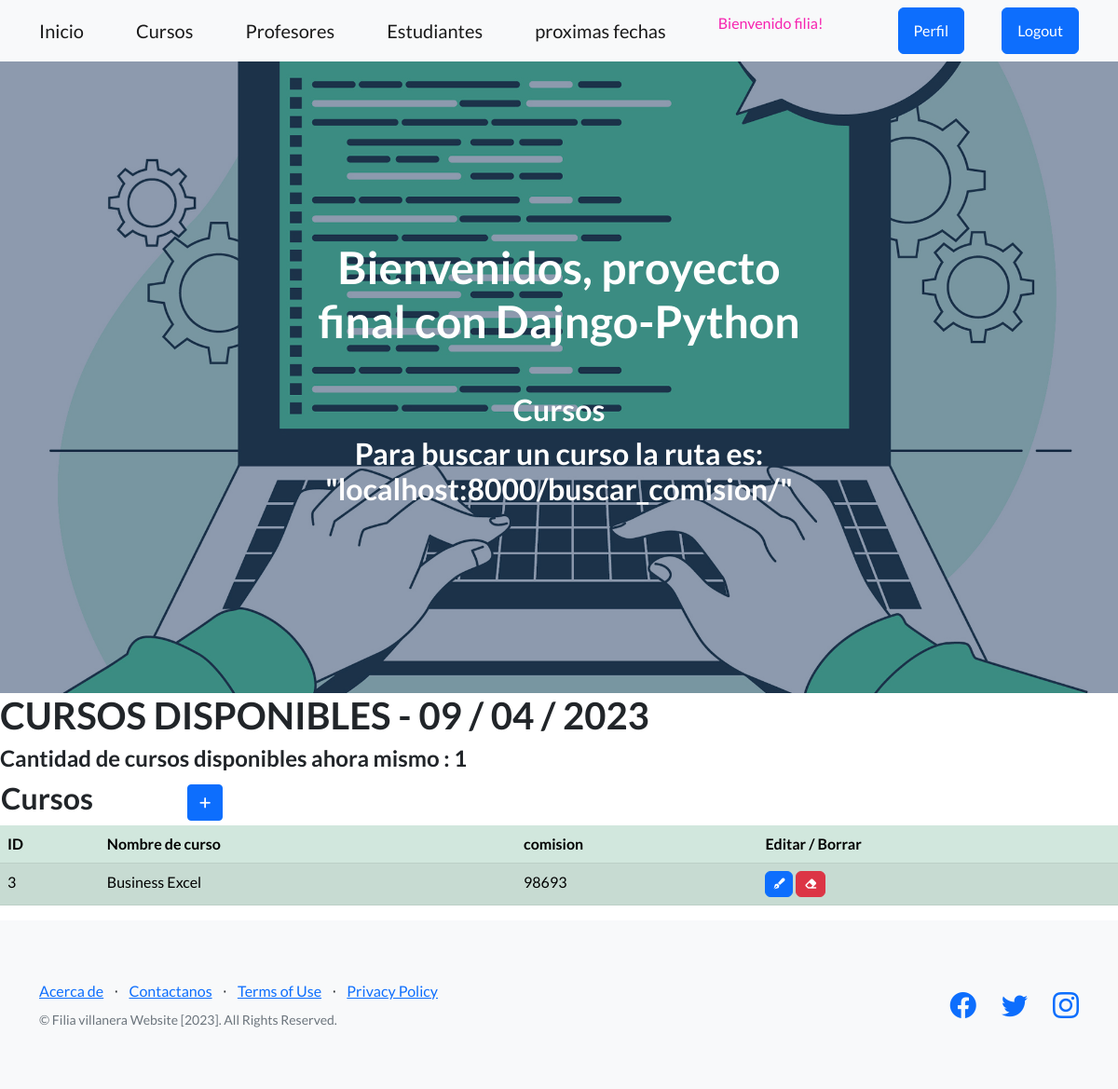
Page /cursos/ (signed in) on the committed database.
### app1/models.py (models this page shows, shortened)
class Curso (LoginRequiredMixin, models.Model):
    nombre = models.CharField(max_length=50)
    comision  = models.IntegerField()

### app1/views.py (the view)
# urls.py: path('cursos/', cursos, name="cursos" ),
@login_required
def cursos (request):
    contexto = {"cursos": Curso.objects.all(), 'titulo': 'Cursos disponibles', 'comisiones':['comision 1', 'comision 2', 'comision 3']}
    return render(request, "aplicacion/cursos.html", contexto)

### app1/app1/templates/aplicacion/cursos.html
{% extends 'aplicacion/base.html' %}
{% load static %}
{% block encabezado %}
    Cursos
    <h2>   Para buscar un curso la ruta es: "localhost:8000/buscar_comision/"</h2>
{% endblock encabezado %}
{% block contenido %}
<h1> {{ titulo|upper }} - {% now 'm / d / Y' %} </h1>
<h4>Cantidad de cursos disponibles ahora mismo : {{cursos|length}}</h4>
<table>
    <tr>
        <td width="200"><h2>Cursos</h2></td>
        <td>
            <a
            href="{%   url 'build_curso'   %}"
            class="btn btn-primary btn-sm"
            ><i class="fa-solid fa-plus"></i>
            </a>
        </td>
    </tr>
</table>
<table class="table table-success table-striped">
    <thead>
        <tr>
            <th>ID</th>
            <th>Nombre de curso</th>
            <th>comision</th>
            <th>Editar / Borrar</th>
        </tr>
    </thead>
    <tbody>
{% for c in cursos  %}
        <tr>
            <td>{{ c.id  }}</td>
            <td>{{ c.nombre }}</td>
            <td>{{ c.comision }}</td>
            <td>
                <a
                  href="{% url 'upd_curso' c.id  %}"
                  class="btn btn-primary"
                  style="--bs-btn-padding-y: .25rem; --bs-btn-padding-x: .5rem; --bs-btn-font-size: .75rem;"
                  ><i class="fa-solid fa-pen-fancy"></i>
                </a>
                <a
                  href="{% url 'del_curso'  c.id   %}"
                  class="btn btn-danger"
                  style="--bs-btn-padding-y: .25rem; --bs-btn-padding-x: .5rem; --bs-btn-font-size: .75rem;"
                  ><i class="fa-solid fa-eraser"></i>
                </a>
              </td>
        </tr>
{% endfor %}
    </tbody>
</table>
{% endblock contenido %}

### app1/app1/templates/aplicacion/base.html (shortened to what this page needs)
<!DOCTYPE html>
<html lang="en">
    <head>
        {% load static %}
        <link href="https://cdn.jsdelivr.net/npm/bootstrap-icons@1.5.0/font/bootstrap-icons.css" rel="stylesheet" type="text/css" />
        <link href="{% static 'aplicacion/css/styles.css' %}" rel="stylesheet" />
        <link rel="stylesheet" href="https://cdnjs.cloudflare.com/ajax/libs/font-awesome/6.4.0/css/all.min.css">
    </head>
    <body>
        <nav class="navbar navbar-light bg-light static-top">
            <div class="container">
                <a class="navbar-brand" href="{% url 'home' %}">Inicio</a>
                {% if user.is_authenticated %}
                    <a class="navbar-brand" href="{% url 'cursos' %}">Cursos</a>
                    <a class="navbar-brand" href="{% url 'profesores' %}">Profesores</a>
                    <a class="navbar-brand" href="{% url 'estudiantes' %}">Estudiantes</a>
                    <a class="navbar-brand" href="{% url 'fechas_proximas' %}">proximas fechas</a>
                    <p style="color:rgb(246, 35, 176)">Bienvenido {{user.username}}!</p>
                    <a class="btn btn-primary" href="{% url 'editarperfil' %}">Perfil</a>
                    <a class="btn btn-primary" href="{% url 'logout' %}">Logout</a>
                {% else %}
                    <a class="btn btn-success" href="{% url 'registro'    %}">Registro</a>
                    <a class="btn btn-primary" href="{% url 'login' %}">Login</a>
                {% endif %}
            </div>
        </nav>
        <header class="masthead">
            <div class="container position-relative">
                <div class="row justify-content-center">
                    <div class="col-xl-6">
                        <div class="text-center text-white">
                            <h1 class="mb-5">Bienvenidos, proyecto final con Dajngo-Python</h1>
                            <h2>
                            {% block encabezado %}
                            {% endblock encabezado %}
                                </h2>
                        </div>
                    </div>
                </div>
            </div>
        </header>
        {% block contenido %}
        {% endblock contenido %}
        <footer class="footer bg-light">
            <div class="container">
                <div class="row">
                    <div class="col-lg-6 h-100 text-center text-lg-start my-auto">
                        <ul class="list-inline mb-2">
                            <li class="list-inline-item"><a href="#!">Acerca de</a></li>
                            <li class="list-inline-item">⋅</li>
                            <li class="list-inline-item"><a href="#!">Contactanos</a></li>
                            <li class="list-inline-item">⋅</li>
                            <li class="list-inline-item"><a href="#!">Terms of Use</a></li>
                            <li class="list-inline-item">⋅</li>
                            <li class="list-inline-item"><a href="#!">Privacy Policy</a></li>
                        </ul>
                        <p class="text-muted small mb-4 mb-lg-0">&copy; Filia villanera Website [2023]. All Rights Reserved.</p>
                    </div>
                    <div class="col-lg-6 h-100 text-center text-lg-end my-auto">
                        <ul class="list-inline mb-0">
                            <li class="list-inline-item me-4">
                                <a href="#!"><i class="bi-facebook fs-3"></i></a>
                            </li>
                            <li class="list-inline-item me-4">
                                <a href="#!"><i class="bi-twitter fs-3"></i></a>
                            </li>
                            <li class="list-inline-item">
                                <a href="#!"><i class="bi-instagram fs-3"></i></a>
                            </li>
                        </ul>
                    </div>
                </div>
            </div>
        </footer>
    </body>
</html>

### rows in the picture
Curso: id "3", nombre "Business Excel", comision "98693"

### other values in the picture
{{ user.username }} "filia"
{{ titulo|upper }} "CURSOS DISPONIBLES"
{{ cursos|length }} "1"
